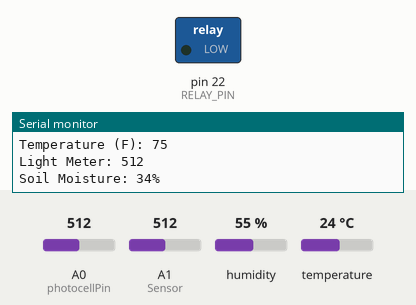
Simulated run of this sketch. Board: Arduino Mega 2560, built with avr-gcc and run on an emulated ATmega2560. On the bench: switched loads named in the sketch (green lamp = pin HIGH), the last lines printed to the serial monitor. The test bench sets the inputs (shaded band); at power-on: A1 (Sensor) = 512, A0 (photocellPin) = 512, humidity 55 %, temperature 24 °C.

Above: at 3.3 s.
3.4 s: A1 (Sensor) set to 323
6.7 s: A1 (Sensor) set to 292
At 8.1 s:
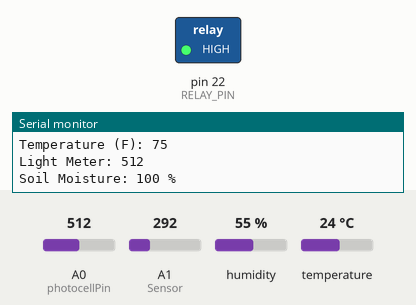
Timing chart, 0 to 9.7 s (numbered marks = the images above; inputs shaded):
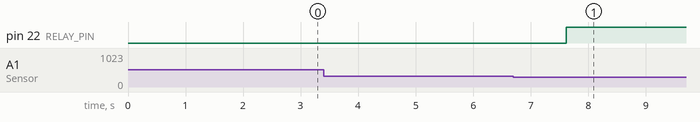

Measured:
- the behaviour switches between 311 and 310 on A1 (Sensor) (found by bisection; images 0 and 1)
- after the input at 6.7 s, pin 22 (RELAY_PIN): LOW → HIGH after 0.92 s

The sketch:

basic-environment.ino
```cpp
#include <dht11.h>
#define DHT11PIN 8

dht11 DHT11;

// Initial Variables and Constants
const int AirValue = 620;   //you need to replace this value with Value_1
const int WaterValue = 310;  //you need to replace this value with Value_2
const int RELAY_PIN = 22;  // the Arduino pin, which connects to the IN pin of relay

int lightOutPut = 0;
int soilMoistureValue = 0;
int soilmoisturepercent=0;


void setup()
{
  pinMode(RELAY_PIN, OUTPUT);
  Serial.begin(9600);

}

void loop()
{

  const int photocellPin = A0;
  lightOutPut = analogRead(photocellPin);

  Serial.println();

  int chk = DHT11.read(DHT11PIN);

  Serial.print("Humidity (%): ");
  Serial.println((float)DHT11.humidity, 2);
  int fTemp = (float)DHT11.temperature * 9/5 + 32;
  Serial.print("Temperature (F): ");
  Serial.println(fTemp);
  Serial.print("Light Meter: ");
  Serial.println(lightOutPut);


  soilMoistureValue = analogRead(A1);  //put Sensor insert into soil
  soilmoisturepercent = map(soilMoistureValue, AirValue, WaterValue, 0, 100);
  if(soilmoisturepercent >= 100)
  {
    Serial.print("Soil Moisture: ");
    Serial.println("100 %");
    digitalWrite(RELAY_PIN, HIGH);
    delay(500);
  }
  else if(soilmoisturepercent <=0)
  {
    Serial.print("Soil Moisture: ");
    Serial.println("0 %");
  }
  else if(soilmoisturepercent >0 && soilmoisturepercent < 100)
  {
    digitalWrite(RELAY_PIN, LOW);
    delay(500);
    Serial.print("Soil Moisture: ");
    Serial.print(soilmoisturepercent);
    Serial.println("%");

  }

  delay(2000);

}
```
